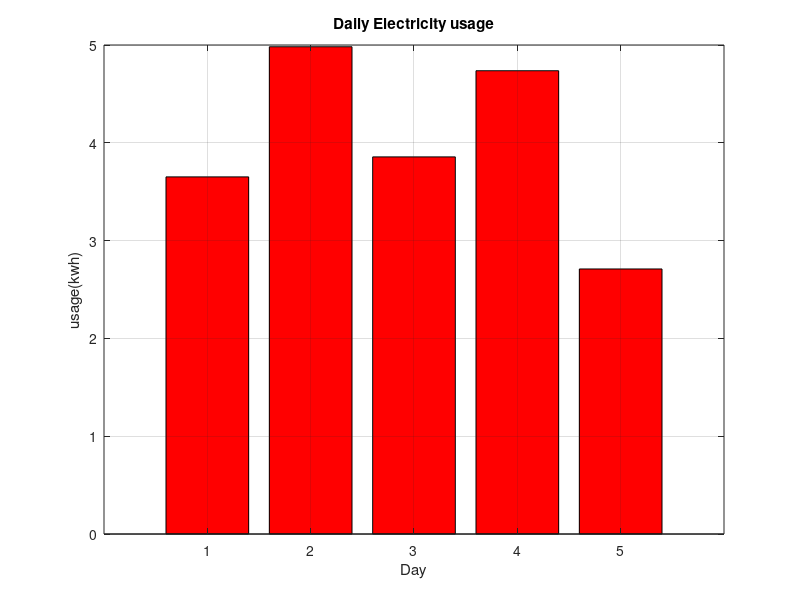
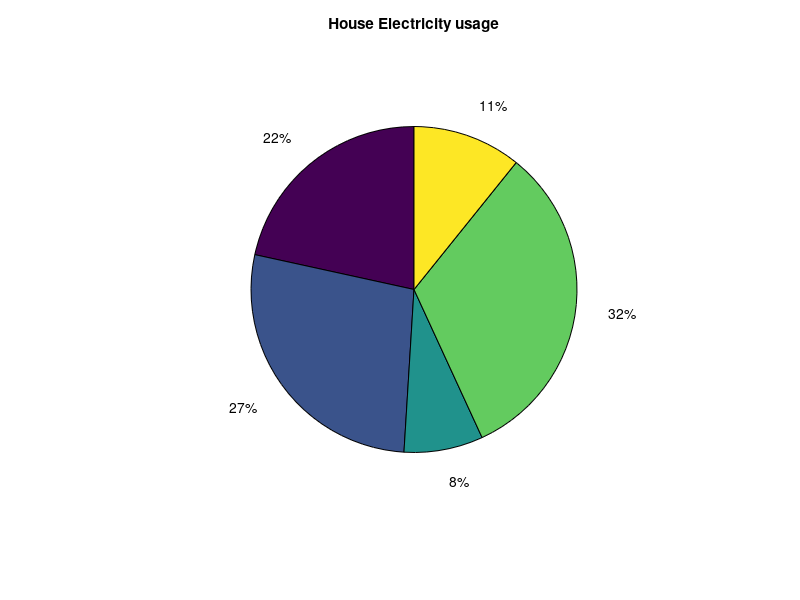
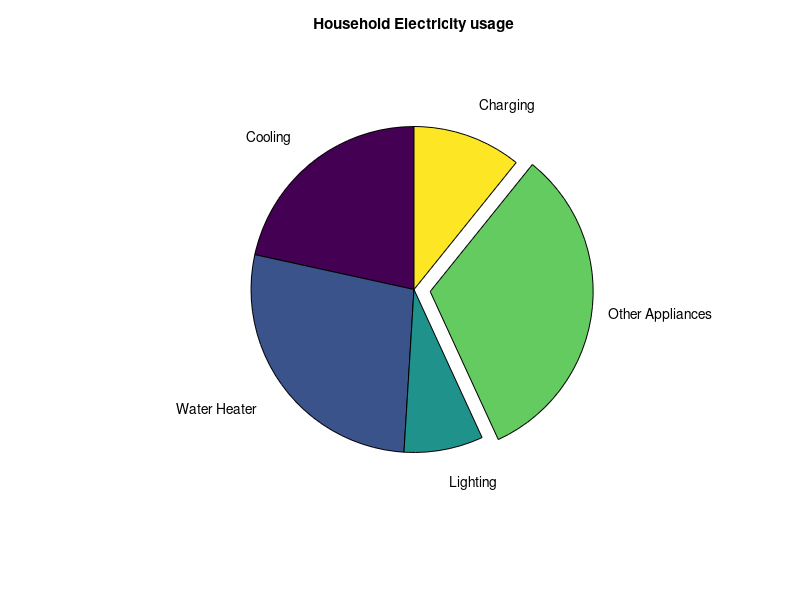

MATLAB code for these plots, in order:
clc;
clear;

% a:
usage = 10 * rand(1,5);

figure(1);
bar(usage, 'r');
title('Daily Electricity usage');
xlabel('Day');
ylabel('usage(kwh)');
grid on;

% b:
shares = [22 28 8 33 11];

figure(2);
pie(shares);
title('House Electricity usage');

% c:
explode = [0 0 0 1 0];
labels = {'Cooling','Water Heater','Lighting','Other Appliances','Charging'};

figure(3);
pie(shares,explode,labels);
title('Household Electricity usage');
